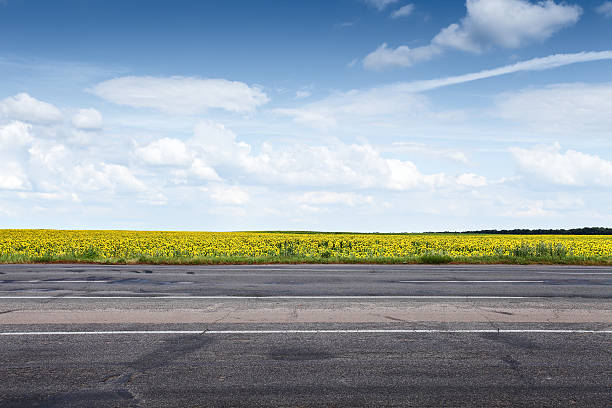
#> input picture images/Road_image1.jpg, 612 x 408 px
$ python -i preprocessor.py   (imports and definitions only)
#> lines starting #> are read from the running program, lines starting #| are printed output that depends on the picture
#> further down, picture is the input picture: shape (408, 612, 3); mean B, G, R 166.8, 159.2, 147.4
import cv2


def preprocess_image(image):
    """
    Basic image preprocessing for the classical
    image-processing pipeline.
    """

    if image is None:
        raise ValueError("Input image cannot be None.")

    resized = cv2.resize(
        image,
        (512, 512)
    )
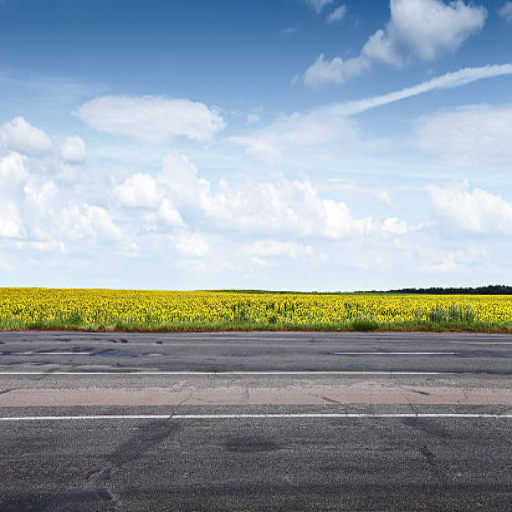
#> resized: shape (512, 512, 3); mean B, G, R 166.6, 159.1, 147.3

    gray = cv2.cvtColor(
        resized,
        cv2.COLOR_BGR2GRAY
    )
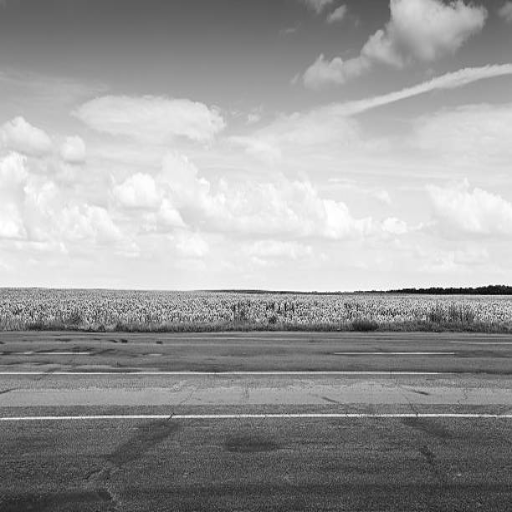
#> gray: shape (512, 512); min 6, max 255, mean 156.4

    blurred = cv2.GaussianBlur(
        gray,
        (5, 5),
        0
    )

    return blurred

>>> import cv2
>>> picture = cv2.imread('../../images/Road_image1.jpg')
>>> result = preprocess_image(picture)
